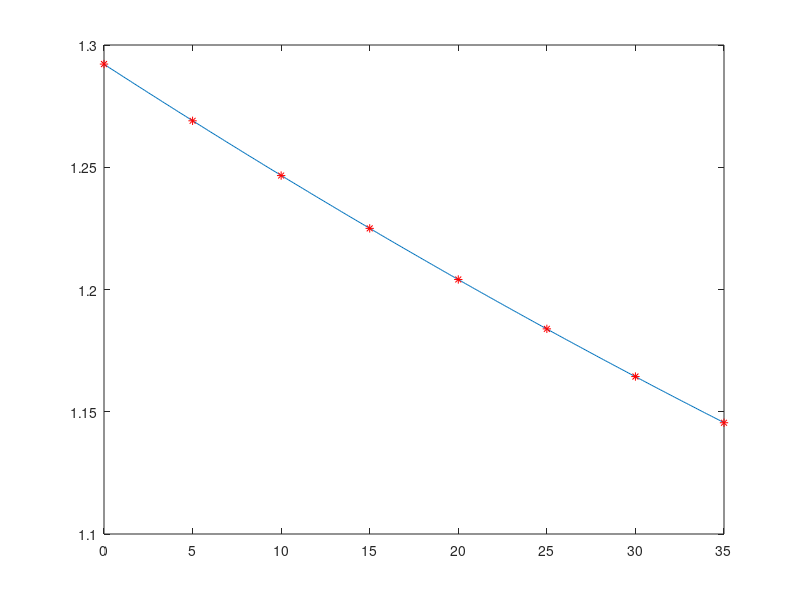

Reproduce this figure in MATLAB.
clc;
clear;
close all;
theta = [35, 30, 25, 20, 15, 10, 5, 0];
rho = [1.1455, 1.1644, 1.1839, 1.2041, 1.2250, 1.2466, 1.2690, 1.2922];

n = 2;
p = polyfit(theta, rho, n);

x = 0:0.1:35;

y = p(1)*x.^2 +  p(2)*x + p(3);

plot(x,y)
hold on;
plot(theta, rho, 'r*')
hold off;

rho_reg =  p(1)*theta.^2 + p(2)*theta + p(3);

rms(rho_reg - rho)